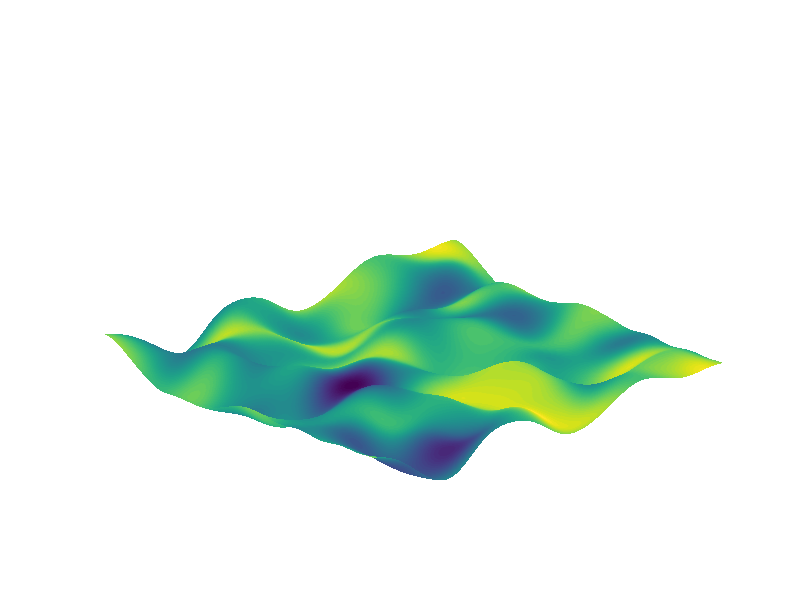

Here is the MATLAB script that generated this plot:


figure(1), clf

% create an empty surface
surfh = surf(zeros(500));

% make it look a bit nicer
shading interp
axis off
rotate3d on
set(gca,'zlim',[-3 10])

% create 2D Gaussian
[X,Y] = meshgrid(linspace(-2,2,500));
gaus2d = exp( -(X.^2+Y.^2) / .001 );

% create own colormar

% create data
for i=1:150
    a = rand(size(X));
    complexdata = (a+rand(size(X))) .* exp(1i*rand(size(X))*2*pi);
    landscape = real(ifft2(fftshift(gaus2d).*complexdata));
    landscape = landscape./max(landscape(:));
    
    % draw the data in the axis
    if i==1, set(surfh,'CData',landscape); end
    set(surfh,'ZData',landscape);
    pause(.1)
end



















